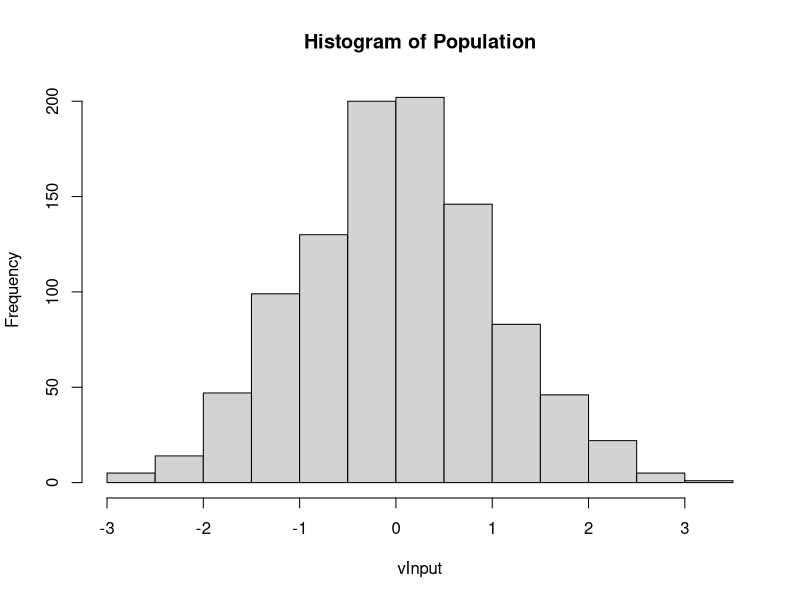
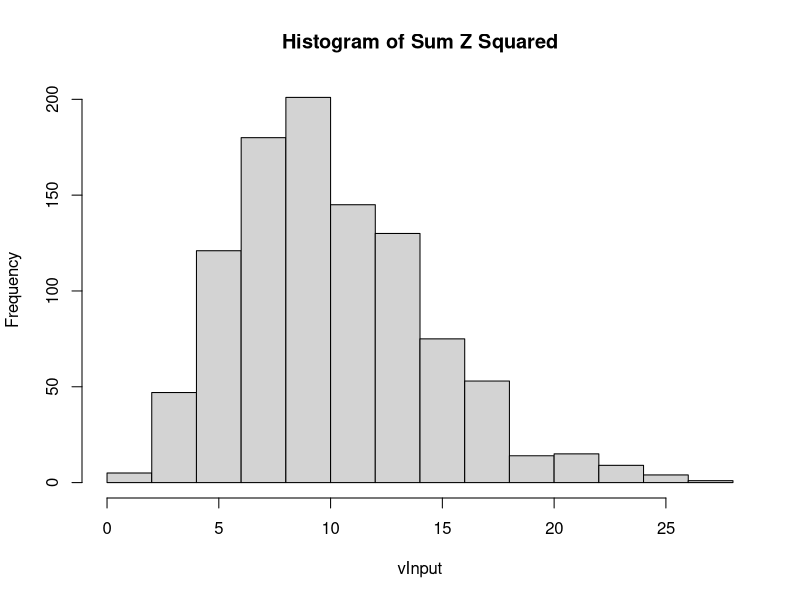

Write R code to recreate these figures, in order.
# Understanding Chi-Squared Distribution

set.seed(123)

intV <- 10
vPopulation <- rnorm(1000, mean=0, sd=1)
nMean <- mean(vPopulation)
nSD <- sd(vPopulation)

set_info <- function (vInput,strTitle) {
  hist(vInput,main = paste('Histogram of' , strTitle))
  print(paste('Mean:',mean(vInput)))
  print(paste('Variance:',var(vInput)))
  print(paste('SD:',sd(vInput)))
}

set_info(vPopulation,'Population')

vSumZSquared <- c()
for (i in 1:1000) {
  vSample <- sample(vPopulation, size=intV, replace = T)
  vZ <- sapply(vSample,function(x) (x-nMean)/nSD)
  vZSquared <- sapply(vZ, function(x) x^2)
  vSumZSquared[i] <- sum(vZSquared)
}

# mean should be "v"(intV), and variance "2v" (2*intV)
set_info(vSumZSquared,'Sum Z Squared') 
